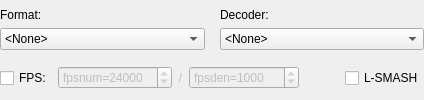
               <widget class="QWidget" name="page_lwl">
                <layout class="QVBoxLayout" name="verticalLayout_14">
                 <property name="leftMargin">
                  <number>0</number>
                 </property>
                 <property name="topMargin">
                  <number>5</number>
                 </property>
                 <property name="rightMargin">
                  <number>0</number>
                 </property>
                 <property name="bottomMargin">
                  <number>0</number>
                 </property>
                 <item>
                  <widget class="QWidget" name="widgetFilterLWLCbx" native="true">
                   <layout class="QHBoxLayout" name="horizontalLayout_17">
                    <property name="spacing">
                     <number>15</number>
                    </property>
                    <property name="leftMargin">
                     <number>0</number>
                    </property>
                    <property name="topMargin">
                     <number>0</number>
                    </property>
                    <property name="rightMargin">
                     <number>0</number>
                    </property>
                    <property name="bottomMargin">
                     <number>0</number>
                    </property>
                    <item>
                     <widget class="QWidget" name="widgetFilterLWLFormat" native="true">
                      <layout class="QVBoxLayout" name="verticalLayout_17">
                       <property name="spacing">
                        <number>3</number>
                       </property>
                       <property name="leftMargin">
                        <number>0</number>
                       </property>
                       <property name="topMargin">
                        <number>0</number>
                       </property>
                       <property name="rightMargin">
                        <number>0</number>
                       </property>
                       <property name="bottomMargin">
                        <number>0</number>
                       </property>
                       <item>
                        <widget class="QLabel" name="labelSourceFilterLWLFormat">
                         <property name="sizePolicy">
                          <sizepolicy hsizetype="Preferred" vsizetype="Preferred">
                           <horstretch>0</horstretch>
                           <verstretch>0</verstretch>
                          </sizepolicy>
                         </property>
                         <property name="minimumSize">
                          <size>
                           <width>50</width>
                           <height>0</height>
                          </size>
                         </property>
                         <property name="toolTip">
                          <string/>
                         </property>
                         <property name="text">
                          <string>Format:</string>
                         </property>
                        </widget>
                       </item>
                       <item>
                        <widget class="QComboBox" name="comboBoxSourceFilterLWLFormat">
                         <property name="sizePolicy">
                          <sizepolicy hsizetype="MinimumExpanding" vsizetype="Fixed">
                           <horstretch>0</horstretch>
                           <verstretch>0</verstretch>
                          </sizepolicy>
                         </property>
                         <item>
                          <property name="text">
                           <string>&lt;None&gt;</string>
                          </property>
                         </item>
                         <item>
                          <property name="text">
                           <string>YUV420P8</string>
                          </property>
                         </item>
                         <item>
                          <property name="text">
                           <string>YUV422P8</string>
                          </property>
                         </item>
                         <item>
                          <property name="text">
                           <string>YUV444P8</string>
                          </property>
                         </item>
                         <item>
                          <property name="text">
                           <string>YUV410P8</string>
                          </property>
                         </item>
                         <item>
                          <property name="text">
                           <string>YUV411P8</string>
                          </property>
                         </item>
                         <item>
                          <property name="text">
                           <string>YUV440P8</string>
                          </property>
                         </item>
                         <item>
                          <property name="text">
                           <string>YUV420P9</string>
                          </property>
                         </item>
                         <item>
                          <property name="text">
                           <string>YUV422P9</string>
                          </property>
                         </item>
                         <item>
                          <property name="text">
                           <string>YUV444P9</string>
                          </property>
                         </item>
                         <item>
                          <property name="text">
                           <string>YUV420P10</string>
                          </property>
                         </item>
                         <item>
                          <property name="text">
                           <string>YUV422P10</string>
                          </property>
                         </item>
                         <item>
                          <property name="text">
                           <string>YUV444P10</string>
                          </property>
                         </item>
                         <item>
                          <property name="text">
                           <string>YUV420P16</string>
                          </property>
                         </item>
                         <item>
                          <property name="text">
                           <string>YUV422P16</string>
                          </property>
                         </item>
                         <item>
                          <property name="text">
                           <string>YUV444P16</string>
                          </property>
                         </item>
                         <item>
                          <property name="text">
                           <string>RGB24</string>
                          </property>
                         </item>
                         <item>
                          <property name="text">
                           <string>RGB27</string>
                          </property>
                         </item>
                         <item>
                          <property name="text">
                           <string>RGB30</string>
                          </property>
                         </item>
                         <item>
                          <property name="text">
                           <string>RGB48</string>
                          </property>
                         </item>
                        </widget>
                       </item>
                      </layout>
                     </widget>
                    </item>
                    <item>
                     <widget class="QWidget" name="widgetFilterLWLDecoder" native="true">
                      <layout class="QVBoxLayout" name="verticalLayout_18">
                       <property name="spacing">
                        <number>3</number>
                       </property>
                       <property name="leftMargin">
                        <number>0</number>
                       </property>
                       <property name="topMargin">
                        <number>0</number>
                       </property>
                       <property name="rightMargin">
                        <number>0</number>
                       </property>
                       <property name="bottomMargin">
                        <number>0</number>
                       </property>
                       <item>
                        <widget class="QLabel" name="labelSourceFilterLWLDecoder">
                         <property name="sizePolicy">
                          <sizepolicy hsizetype="Preferred" vsizetype="Preferred">
                           <horstretch>0</horstretch>
                           <verstretch>0</verstretch>
                          </sizepolicy>
                         </property>
                         <property name="minimumSize">
                          <size>
                           <width>50</width>
                           <height>0</height>
                          </size>
                         </property>
                         <property name="toolTip">
                          <string/>
                         </property>
                         <property name="text">
                          <string>Decoder:</string>
                         </property>
                        </widget>
                       </item>
                       <item>
                        <widget class="QComboBox" name="comboBoxSourceFilterLWLDecoder">
                         <property name="sizePolicy">
                          <sizepolicy hsizetype="MinimumExpanding" vsizetype="Fixed">
                           <horstretch>0</horstretch>
                           <verstretch>0</verstretch>
                          </sizepolicy>
                         </property>
                         <item>
                          <property name="text">
                           <string>&lt;None&gt;</string>
                          </property>
                         </item>
                         <item>
                          <property name="text">
                           <string>h264_qsv</string>
                          </property>
                         </item>
                         <item>
                          <property name="text">
                           <string>h264_cuvid</string>
                          </property>
                         </item>
                         <item>
                          <property name="text">
                           <string>hevc_qsv</string>
                          </property>
                         </item>
                         <item>
                          <property name="text">
                           <string>hevc_cuvid</string>
                          </property>
                         </item>
                         <item>
                          <property name="text">
                           <string>mpeg2_qsv</string>
                          </property>
                         </item>
                         <item>
                          <property name="text">
                           <string>mpeg2_cuvid</string>
                          </property>
                         </item>
                         <item>
                          <property name="text">
                           <string>mpeg4_cuvid</string>
                          </property>
                         </item>
                         <item>
                          <property name="text">
                           <string>vp9_cuvid</string>
                          </property>
                         </item>
                        </widget>
                       </item>
                      </layout>
                     </widget>
                    </item>
                   </layout>
                  </widget>
                 </item>
                 <item>
                  <widget class="QWidget" name="widgetFilterLWLCheck" native="true">
                   <layout class="QHBoxLayout" name="horizontalLayout_16">
                    <property name="leftMargin">
                     <number>0</number>
                    </property>
                    <property name="topMargin">
                     <number>0</number>
                    </property>
                    <property name="rightMargin">
                     <number>0</number>
                    </property>
                    <property name="bottomMargin">
                     <number>0</number>
                    </property>
                    <item>
                     <widget class="QCheckBox" name="checkBoxSourceFilterLWLFPS">
                      <property name="text">
                       <string>FPS:</string>
                      </property>
                     </widget>
                    </item>
                    <item>
                     <widget class="QSpinBox" name="spinBoxSourceFilterLWLFpsnum">
                      <property name="enabled">
                       <bool>false</bool>
                      </property>
                      <property name="sizePolicy">
                       <sizepolicy hsizetype="Expanding" vsizetype="Fixed">
                        <horstretch>0</horstretch>
                        <verstretch>0</verstretch>
                       </sizepolicy>
                      </property>
                      <property name="prefix">
                       <string>fpsnum=</string>
                      </property>
                      <property name="maximum">
                       <number>999999999</number>
                      </property>
                      <property name="value">
                       <number>24000</number>
                      </property>
                     </widget>
                    </item>
                    <item>
                     <widget class="QLabel" name="labelSourceFilterLWLFPS2">
                      <property name="enabled">
                       <bool>false</bool>
                      </property>
                      <property name="sizePolicy">
                       <sizepolicy hsizetype="Preferred" vsizetype="Preferred">
                        <horstretch>0</horstretch>
                        <verstretch>0</verstretch>
                       </sizepolicy>
                      </property>
                      <property name="minimumSize">
                       <size>
                        <width>0</width>
                        <height>0</height>
                       </size>
                      </property>
                      <property name="maximumSize">
                       <size>
                        <width>16777215</width>
                        <height>16777215</height>
                       </size>
                      </property>
                      <property name="toolTip">
                       <string/>
                      </property>
                      <property name="text">
                       <string>/</string>
                      </property>
                      <property name="textFormat">
                       <enum>Qt::AutoText</enum>
                      </property>
                      <property name="alignment">
                       <set>Qt::AlignCenter</set>
                      </property>
                     </widget>
                    </item>
                    <item>
                     <widget class="QSpinBox" name="spinBoxSourceFilterLWLFpsden">
                      <property name="enabled">
                       <bool>false</bool>
                      </property>
                      <property name="sizePolicy">
                       <sizepolicy hsizetype="Expanding" vsizetype="Fixed">
                        <horstretch>0</horstretch>
                        <verstretch>0</verstretch>
                       </sizepolicy>
                      </property>
                      <property name="prefix">
                       <string>fpsden=</string>
                      </property>
                      <property name="maximum">
                       <number>999999999</number>
                      </property>
                      <property name="value">
                       <number>1000</number>
                      </property>
                     </widget>
                    </item>
                    <item>
                     <spacer name="horizontalSpacer_13">
                      <property name="orientation">
                       <enum>Qt::Horizontal</enum>
                      </property>
                      <property name="sizeType">
                       <enum>QSizePolicy::Minimum</enum>
                      </property>
                      <property name="sizeHint" stdset="0">
                       <size>
                        <width>40</width>
                        <height>20</height>
                       </size>
                      </property>
                     </spacer>
                    </item>
                    <item>
                     <widget class="QCheckBox" name="checkBoxSourceFilterLSMASH">
                      <property name="text">
                       <string>L-SMASH</string>
                      </property>
                     </widget>
                    </item>
                   </layout>
                  </widget>
                 </item>
                </layout>
               </widget>
